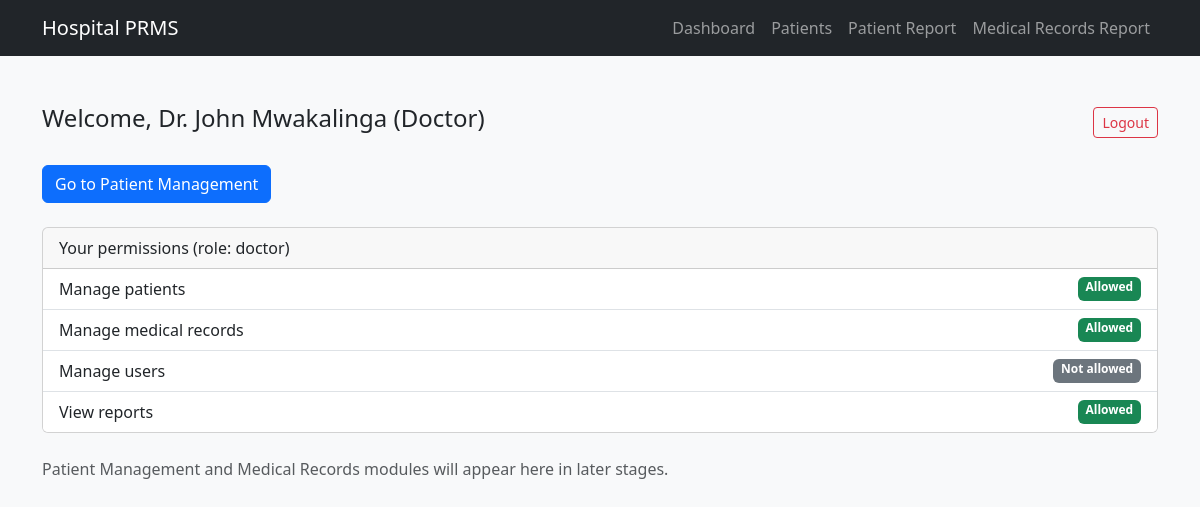
The page /views/dashboard.php (signed in) on the database its author committed.
### tables this page shows
CREATE TABLE users (
    user_id     INT AUTO_INCREMENT PRIMARY KEY,
    username    VARCHAR(50)  NOT NULL UNIQUE,
    email       VARCHAR(100) NOT NULL UNIQUE,
    password    VARCHAR(255) NOT NULL,           
    full_name   VARCHAR(100) NOT NULL,
    role        ENUM('admin', 'doctor') NOT NULL,
    is_active   TINYINT(1)   NOT NULL DEFAULT 1,  
    created_at  TIMESTAMP    NOT NULL DEFAULT CURRENT_TIMESTAMP
);

### classes/Auth.php (called while the page is built, shortened)
<?php
require_once __DIR__ . '/User.php';
require_once __DIR__ . '/Doctor.php';
class Auth
{
    public static function getCurrentUser(): ?User
    {
        $pdo = Database::getConnection();
        $stmt = $pdo->prepare('SELECT * FROM users WHERE user_id = :id');
        $stmt->execute(['id' => $_SESSION['user_id']]);
        $row = $stmt->fetch();
        return new Doctor((int)$row['user_id'], $row['username'], $row['email'], $row['full_name']);
    }
}

### classes/User.php (called while the page is built, shortened)
<?php
abstract class User
{
    protected string $fullName;
    protected string $role;
    public function __construct(int $userId, string $username, string $email, string $fullName, string $role)
    {
        $this->fullName = $fullName;
        $this->role = $role;
    }
    public function getRole(): string
    {
        return $this->role;
    }
    public function getDisplayLabel(): string
    {
        return $this->fullName . ' (' . ucfirst($this->role) . ')';
    }
}

### classes/Doctor.php (called while the page is built, shortened)
<?php
require_once __DIR__ . '/User.php';
class Doctor extends User
{
    public function getPermissions(): array
    {
        return [
            'manage_patients'         => true,
            'manage_medical_records'  => true,
            'manage_users'            => false,
            'view_reports'            => true,
        ];
    }
}

### views/dashboard.php (the view, shortened to what this page needs)
<?php
require_once __DIR__ . '/../classes/Auth.php';
$currentUser = Auth::getCurrentUser();
$permissions = $currentUser->getPermissions();
require_once __DIR__ . '/layouts/header.php';
require_once __DIR__ . '/layouts/navbar.php';
?>
<div class="container py-4">
    <div class="d-flex justify-content-between align-items-center mb-4">
        <h4>Welcome, <?php echo htmlspecialchars($currentUser->getDisplayLabel()); ?></h4>
        <a href="<?php echo BASE_URL; ?>logout.php" class="btn btn-outline-danger btn-sm">Logout</a>
    </div>
    <a href="<?php echo BASE_URL; ?>views/patients/list.php" class="btn btn-primary mb-4">Go to Patient Management</a>
    <div class="card">
        <div class="card-header">Your permissions (role: <?php echo htmlspecialchars($currentUser->getRole()); ?>)</div>
        <ul class="list-group list-group-flush">
            <?php foreach ($permissions as $permission => $allowed): ?>
                <li class="list-group-item d-flex justify-content-between">
                    <?php echo htmlspecialchars(str_replace('_', ' ', ucfirst($permission))); ?>
                    <?php if ($allowed): ?>
                        <span class="badge bg-success">Allowed</span>
                    <?php else: ?>
                        <span class="badge bg-secondary">Not allowed</span>
                    <?php endif; ?>
                </li>
            <?php endforeach; ?>
        </ul>
    </div>
    <div class="mt-4 text-muted">
        Patient Management and Medical Records modules will appear here in later stages.
    </div>
</div>
<?php require_once __DIR__ . '/layouts/footer.php'; ?>

### assets/css/style.css (style rules this page uses)
body { font-family: 'Segoe UI', Arial, sans-serif; }

### rows shown on the page
users: $currentUser->getDisplayLabel() "Dr. John Mwakalinga (Doctor)", role "doctor"

### other values the page prints
str_replace('_', ' ', ucfirst($permission)) "Manage patients"
str_replace('_', ' ', ucfirst($permission)) "Manage medical records"
str_replace('_', ' ', ucfirst($permission)) "Manage users"
str_replace('_', ' ', ucfirst($permission)) "View reports"
